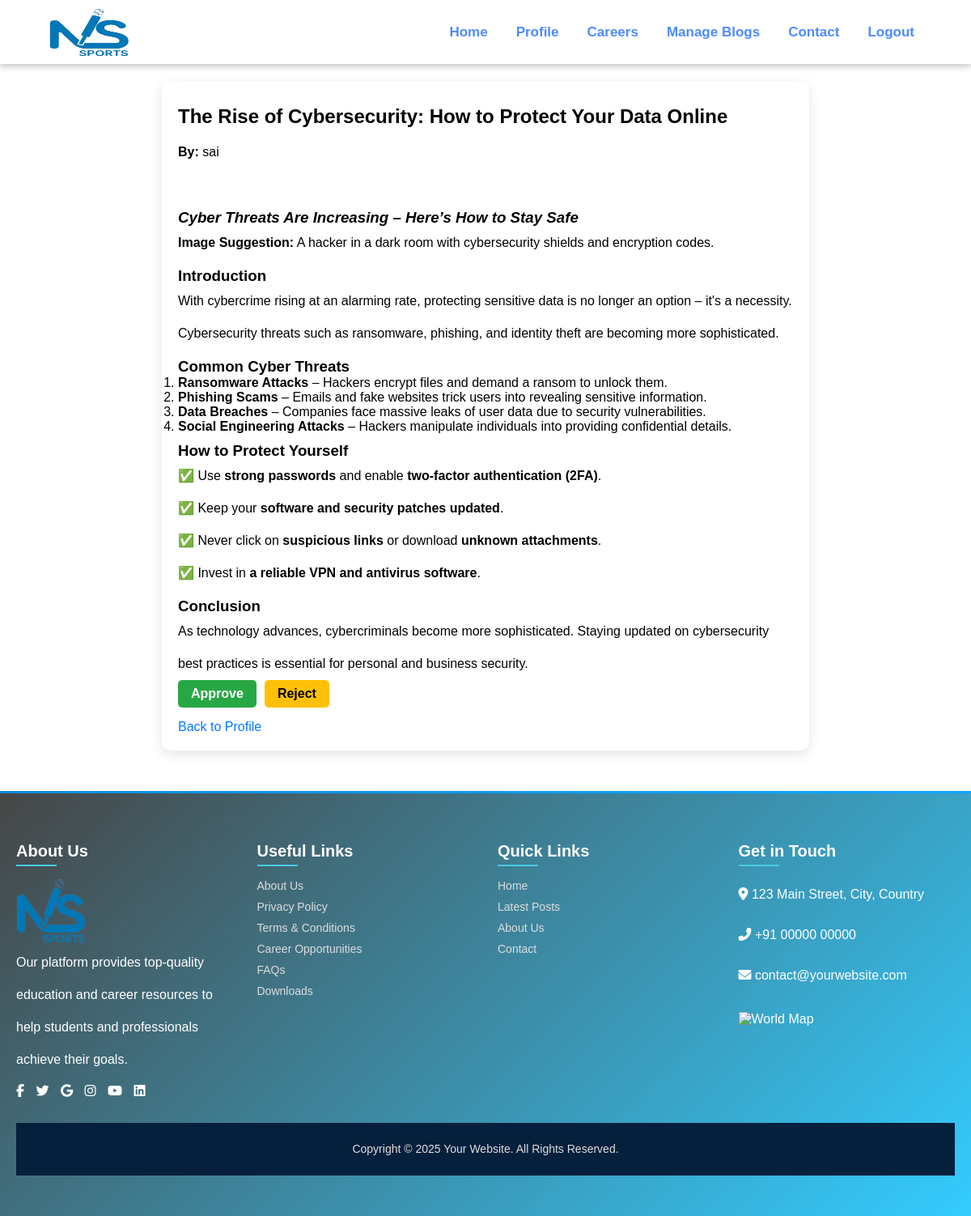
Screenshot of /review-blog/4/ (signed in) with the database file from the repository.
### blog_app/models.py (models this page shows, shortened)
class Blog(models.Model):
    title = models.CharField(max_length=255)
    content = HTMLField()  # TinyMCE field
    author = models.ForeignKey(settings.AUTH_USER_MODEL, on_delete=models.CASCADE)
    status = models.CharField(
        max_length=10,
        choices=[('pending', 'Pending'), ('approved', 'Approved'),('rejected', 'Rejected')],
        default='pending'
    )
    created_at = models.DateTimeField(auto_now_add=True)

class CustomUser(AbstractBaseUser, PermissionsMixin):
    email = models.EmailField(unique=True)  # Unique email
    username = models.CharField(max_length=150, unique=True)  # Unique username
    full_name = models.CharField(max_length=255)
    date_joined = models.DateTimeField(auto_now_add=True)
    is_active = models.BooleanField(default=True)
    is_staff = models.BooleanField(default=False)
    password_reset_requested_at = models.DateTimeField(null=True, blank=True)
    password_reset_created_at = models.DateTimeField(null=True, blank=True)
    objects = CustomUserManager()
    USERNAME_FIELD = 'email'  # Login with email
    REQUIRED_FIELDS = ['username', 'full_name']

### blog_app/views.py (the view)
# urls.py: path('review-blog/<int:blog_id>/', views.review_blog, name='review_blog'),
@staff_member_required
def review_blog(request, blog_id):
    blog = get_object_or_404(Blog, id=blog_id)
    return render(request, 'blog_app/review_blog.html', {'blog': blog})

### blog_app/templates/blog_app/review_blog.html (shortened to what this page needs)
{% extends 'blog_app/base.html' %}
{% load static %}
{% block content %}
<div class="blog-review-container">
    <h2 class="blog-title">{{ blog.title }}</h2>
    <p><strong>By:</strong> {{ blog.author.username }}</p>
    <p class="blog-content">{{ blog.content|safe }}</p>
    <div class="blog-action-buttons">
        <form action="{% url 'blog_app:approve_blog' blog.id %}" method="post">
            <button type="submit" class="blog-action-btn blog-approve-btn">Approve</button>
        </form>
        <button class="blog-action-btn blog-reject-btn" onclick="openRejectModal()">Reject</button>
    </div>
    <a href="{% url 'blog_app:profile' blog.author.username %}" class="back-to-profile">Back to Profile</a>
</div>
{% endblock %}

### blog_app/static/css/index.css (style rules this page uses)
* { margin: 0; padding: 0; box-sizing: border-box; font-family:'Gill Sans', 'Gill Sans MT', Calibri, 'Trebuchet MS', sans-serif; }
.blog-content { padding: 20px; text-align: left; }

### blog_app/templates/blog_app/review_blog.html (style rules this page uses)
.blog-review-container { margin-top: 100px !important; max-width: 800px; margin: 50px auto; padding: 20px; background: #fff; border-radius: 10px; box-shadow: 0 5px 15px rgba(0, 0, 0, 0.1); }
.blog-content { font-size: 18px; line-height: 2.8 !important; padding: 10px !important; word-wrap: break-word; }
h1, h2, h3 , h4 , h5 , h6, strong { padding-top: 10px; }
p { line-height: 2.5; }
.blog-title { font-size: 24px; font-weight: bold; margin-bottom: 10px; }
.blog-content { font-size: 18px; line-height: 2.6 !important; margin-bottom: 20px; }
.blog-action-buttons { display: flex; gap: 10px; }
.blog-action-btn { padding: 8px 16px; font-size: 16px; font-weight: bold; border-radius: 5px; transition: all 0.3s ease-in-out; cursor: pointer; border: none; }
.blog-approve-btn { background: #28a745; color: white; }
.blog-reject-btn { background: #ffc107; color: black; }
.back-to-profile { display: inline-block; margin-top: 15px; font-size: 16px; color: #007bff; text-decoration: none; }

### rows the page displays
Blog: title "The Rise of Cybersecurity: How to Protect Your Data Online", author.username "sai", content "Cyber Threats Are Increasing – Here’s How to Stay Safe Image Suggestion: A hacker in a dark room with cybersecurity shields and encryption codes. Introduction With cybercrime rising at an alarming rate, protecting sensitive data is no longer an option – it's a necessity. Cybersecurity threats such as ransomware, phishing, and identity theft are becoming more sophisticated. Common Cyber Threats Ransomware Attacks – Hackers encrypt files and demand a ransom to unlock them. Phishing Scams – Emails and fake websites trick users into revealing sensitive information. Data Breaches – Companies face massive leaks of user data due to security vulnerabilities. Social Engineering Attacks – Hackers…"
